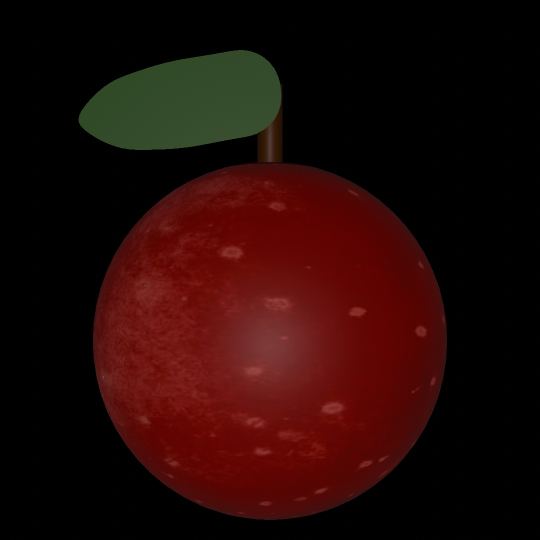
#> input picture ex4/apple.png, 1080 x 1080 px, given in place of the camera (shown at 1/2 size)
$ python trackbar.py
#> lines starting #> are read from the running program, lines starting #| are printed output that depends on the picture
import cv2
import numpy as np

def nothing():
    pass

cam = cv2.VideoCapture(0)

cv2.namedWindow('Trackbar')

cv2.createTrackbar('minh', 'Trackbar', 0, 179, nothing)
cv2.createTrackbar('mins', 'Trackbar', 0, 255, nothing)
cv2.createTrackbar('minv', 'Trackbar', 0, 255, nothing)
cv2.createTrackbar('maxh', 'Trackbar', 0, 179, nothing)
cv2.createTrackbar('maxs', 'Trackbar', 0, 255, nothing)
cv2.createTrackbar('maxv', 'Trackbar', 0, 255, nothing)

cv2.imshow('Trackbar', np.full((300, 500, 3), 255, dtype=np.uint8))

key = 0
while key != 27:
    ret, frame = cam.read()
#> frame is the input picture: shape (1080, 1080, 3); mean B, G, R 6.4, 9.2, 36.5
    print(frame.shape)
#| (1080, 1080, 3)
    cv2.imshow('h', frame)
    frame = cv2.cvtColor(frame, cv2.COLOR_BGR2HSV)
#> frame: shape (1080, 1080, 3); mean H, S, V 3.1, 83.6, 37.7
    minh = cv2.getTrackbarPos('minh', 'Trackbar')
    mins = cv2.getTrackbarPos('mins', 'Trackbar')
    minv = cv2.getTrackbarPos('minv', 'Trackbar')
    maxh = cv2.getTrackbarPos('maxh', 'Trackbar')
    maxs = cv2.getTrackbarPos('maxs', 'Trackbar')
    maxv = cv2.getTrackbarPos('maxv', 'Trackbar')
    bin_ = cv2.inRange(frame, (minh, mins, minv), (maxh, maxs, maxv))
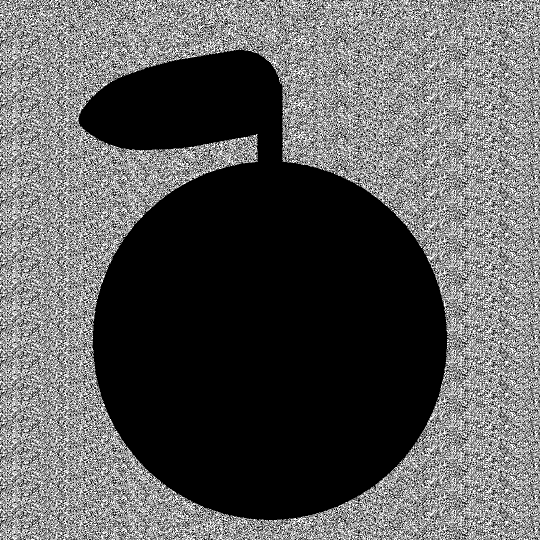
#> bin_: shape (1080, 1080) (shown at 1/2 size); 35.6% white in thin lines or dots
    cv2.imshow('binary', bin_)
    bin = cv2.resize(frame, (frame.shape[1] // 2, frame.shape[0] // 2))
#> bin: shape (540, 540, 3); mean H, S, V 3.1, 83.7, 37.9
    bin = cv2.inRange(bin, (minh, mins, minv), (maxh, maxs, maxv))
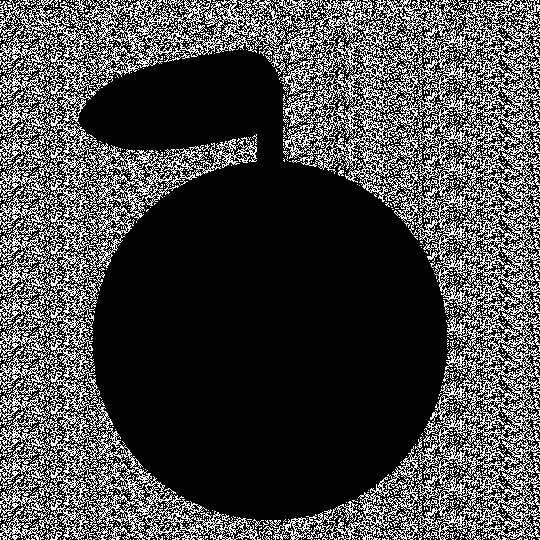
#> bin: shape (540, 540); 27.7% white in thin lines or dots
    bin = cv2.resize(bin, (frame.shape[1], frame.shape[0]))
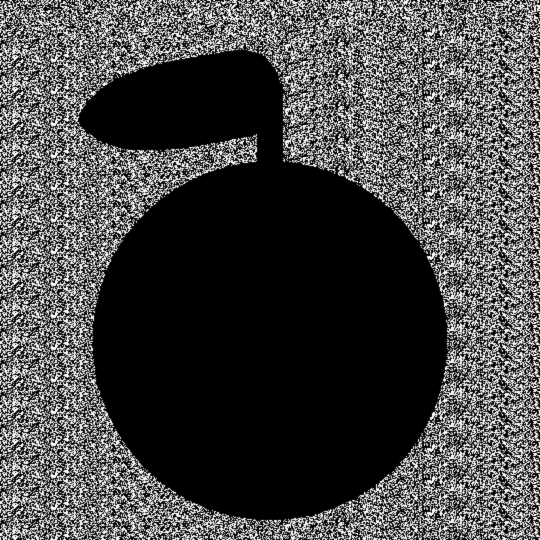
#> bin: shape (1080, 1080) (shown at 1/2 size); min 0, max 255, mean 70.5
    cv2.imshow('b', bin)
    key = cv2.waitKey(10)
#> (key Esc is pressed here)

cv2.destroyAllWindows()

$ run again, on ex4/snake.png
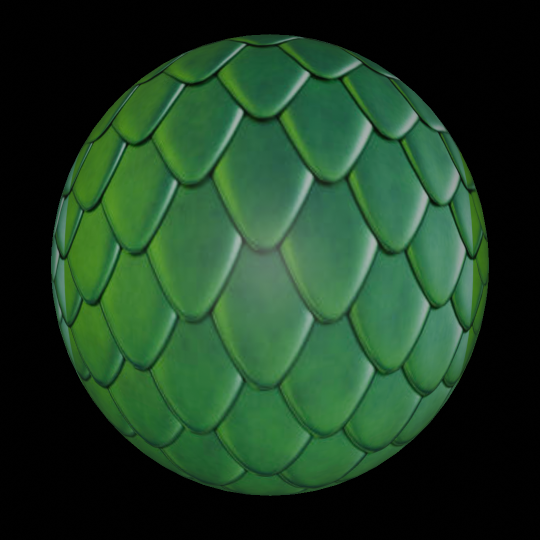
#> input picture ex4/snake.png, 1080 x 1080 px, given in place of the camera (shown at 1/2 size)
#> frame is the input picture: shape (1080, 1080, 3); mean B, G, R 36.1, 61.3, 30
#| (1080, 1080, 3)
#> frame: shape (1080, 1080, 3); mean H, S, V 36.1, 76.3, 61.3
#> `bin_ = cv2.inRange(frame, (minh, mins, minv), (maxh, maxs, maxv))`:
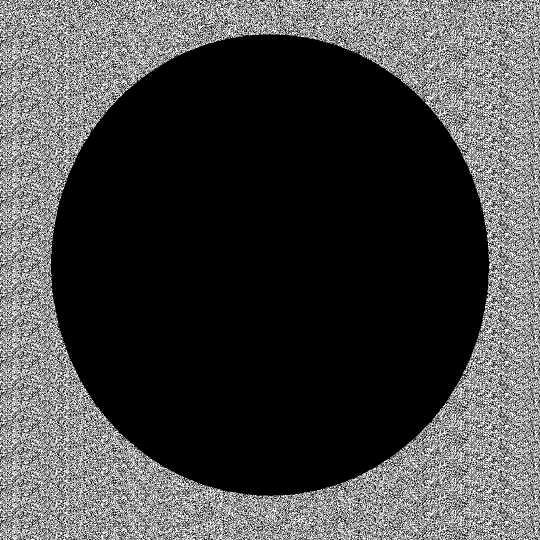
#> bin_: shape (1080, 1080) (shown at 1/2 size); 27% white in thin lines or dots
#> `bin = cv2.resize(bin, (frame.shape[1], frame.shape[0]))`:
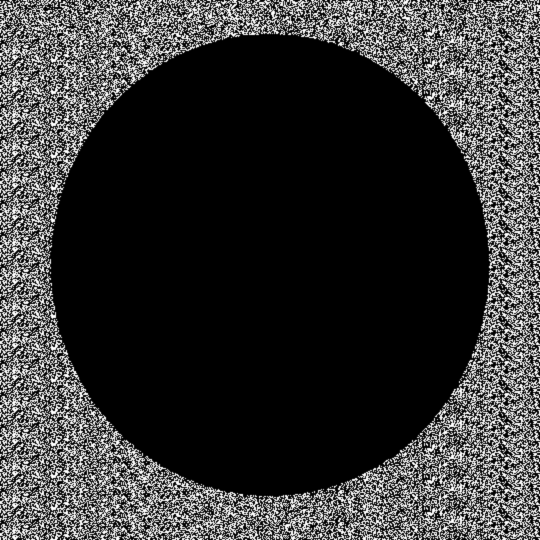
#> bin: shape (1080, 1080) (shown at 1/2 size); min 0, max 255, mean 53.4
